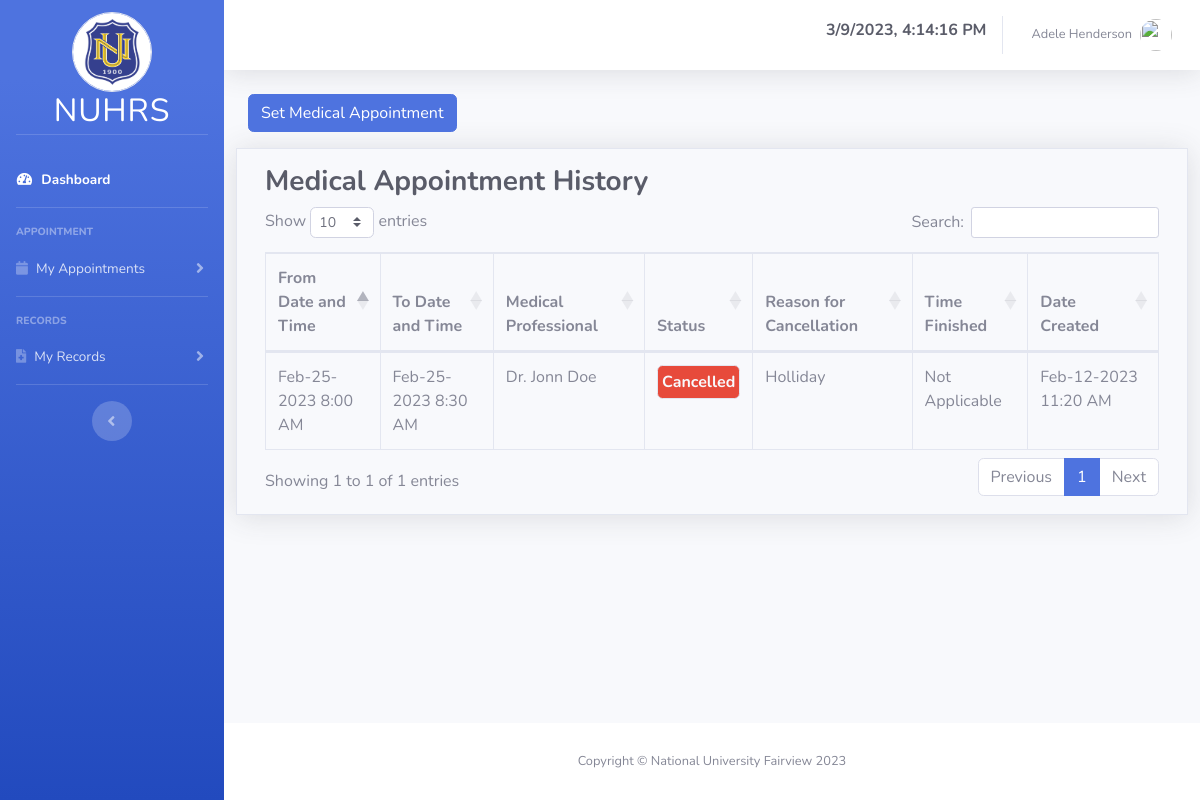
/student/medical-appointment.php (signed in), run on the app's committed database.
### tables this page shows
CREATE TABLE `users` (
  `id` int(11) NOT NULL,
  `user_type_id` int(11) NOT NULL,
  `firstName` varchar(25) NOT NULL,
  `middleName` varchar(25) DEFAULT NULL,
  `lastName` varchar(25) NOT NULL,
  `password` varchar(255) NOT NULL,
  `email_address` varchar(45) NOT NULL,
  `profile_img` varchar(255) DEFAULT NULL
);

CREATE TABLE `appointment` (
  `id` int(11) NOT NULL,
  `from_date` date NOT NULL,
  `from_time` time NOT NULL,
  `to_date` date NOT NULL,
  `to_time` time NOT NULL,
  `medprofID` int(11) NOT NULL COMMENT 'FK for med prof',
  `student_id` int(11) NOT NULL,
  `datecreated` datetime NOT NULL,
  `timefinished` datetime DEFAULT NULL,
  `status` varchar(45) NOT NULL COMMENT 'finished, pending, rescheduled, cancelled',
  `reason_for_cancellation` varchar(255) DEFAULT NULL,
  `createdby` varchar(45) NOT NULL,
  `mhrIDnum` int(11) DEFAULT NULL COMMENT 'FK for medical health record',
  `dhrIDnum` int(11) DEFAULT NULL COMMENT 'FK for dental health record',
  `appointment_type` varchar(25) NOT NULL
);

### student/medical-appointment.php (the view, shortened to what this page needs)
<?php
include_once("layouts/header-sidebar.php") ?>
<div class="container-fluid">
    <div class="row">
        <div class="col">
            <button class="btn btn-primary" data-toggle="modal" data-target="#setMedicalAppointmentModal">Set Medical Appointment</button>
        </div>
    </div>
    <div class="row border border-rounded p-3 mt-3 shadow">
        <div class="col">
        <h3 class="font-weight-bold text-dark">Medical Appointment History</h3>
            <table id="medical_appointment_history" class="table table-bordered" style="width: 100%;">
                <thead>
                    <tr>
                        <th>From Date and Time</th>
                        <th>To Date and Time</th>
                        <th>Medical Professional</th>
                        <th>Status</th>
                        <th>Reason for Cancellation</th>
                        <th>Time Finished</th>
                        <th>Date Created</th>
                    </tr>
                </thead>
                <tbody>
                    <?php
                    $selectAllAppointment = mysqli_query($conn,"SELECT *, appointment.status AS appointment_status  FROM appointment INNER JOIN medicalprofessional ON appointment.medprofID = medicalprofessional.id INNER JOIN users ON medicalprofessional.userID = users.id WHERE appointment.student_id='$active_student_id' AND appointment_type='Medical'");
                    while($row = $selectAllAppointment->fetch_assoc()):
                    ?>
                    <tr>
                        <td><?php echo date("M-d-Y",strtotime($row['from_date']))." ".date("g:i A",strtotime($row['from_time'])) ?></td>
                        <td><?php echo date("M-d-Y",strtotime($row['to_date']))." ".date("g:i A",strtotime($row['to_time'])) ?></td>
                        <td><?php echo "Dr. ".$row['firstName']." ".$row['lastName'] ?></td>
                        <td>
                        <?php
                            switch($row['appointment_status']){
                                case "Cancelled" : echo "<p class='text-light border bg-danger rounded text-center  font-weight-bold p-1'>Cancelled</p>";break;
                            }
                        ?>
                         </td>
                        <td><?php echo ($row['appointment_status'] == "Cancelled") ? $row['reason_for_cancellation'] : 'Not Applicable'; ?></td>
                        <td><?php echo (empty($row['timefinished'])) ? 'Not Applicable' : $row['timefinished']; ?></td>
                        <td><?php echo date("M-d-Y g:i A",strtotime($row['datecreated'])) ?></td>
                    </tr>
                    <?php endwhile; ?>
                </tbody>
            </table>
        </div>
    </div>
</div>
<?php include_once("layouts/footer.php") ?>

### student/layouts/header-sidebar.php (shortened to what this page needs)
<?php
$db = new DatabaseConnection();
$conn = $db->conn;
$active_id = $_SESSION['active_user_id'];
$geActiveInfo = mysqli_query($conn, "SELECT *, users.id AS user_id FROM users INNER JOIN students ON users.id = students.userID WHERE users.id='$active_id'");
while ($row = $geActiveInfo->fetch_assoc()) {
    $active_id = $row['user_id'];
    $active_firstname = $row['firstName'];
    $active_lastname = $row['lastName'];
    $active_avatar = $row['profile_img'];
}
$get_active_student_id = mysqli_query($conn, "SELECT id FROM students WHERE userID='$active_id'");
$get_active_student_id = $get_active_student_id->fetch_assoc();
$active_student_id = $get_active_student_id['id'];
?>
<!DOCTYPE html>
<html lang="en">
<head>
    <link href="../vendor/fontawesome-free/css/all.min.css" rel="stylesheet" type="text/css">
    <link href="../css/sb-admin-2.min.css" rel="stylesheet">
    <link rel="stylesheet" href="https://cdn.datatables.net/1.13.1/css/dataTables.bootstrap4.min.css">
<link rel="stylesheet" href="https://cdnjs.cloudflare.com/ajax/libs/bootstrap-datepicker/1.9.0/css/bootstrap-datepicker3.min.css">
</head>
<body id="page-top">
    <div id="wrapper">
        <ul class="navbar-nav bg-gradient-primary sidebar sidebar-dark accordion" id="accordionSidebar">
            <a class="sidebar-brand d-flex align-items-center justify-content-center mt-3" href="dashboard.php">
                <div class="sidebar-brand-icon d-flex flex-column mt-5 align-items-center">
                    <img src="../images/nulogo.png" alt="LOGO" height="80" width="80" class="border rounded-circle">
                    <div class="sidebar-brand-text mx-3 h2">NUHRS</div>
                </div>
            </a>
            <hr class="sidebar-divider mt-5">
            <li class="nav-item active">
                <a class="nav-link" href="dashboard.php">
                    <i class="fas fa-fw fa-tachometer-alt"></i>
                    <span>Dashboard</span></a>
            </li>
            <hr class="sidebar-divider">
            <div class="sidebar-heading">
                APPOINTMENT
            </div>
            <li class="nav-item">
                <a class="nav-link collapsed" href="#" data-toggle="collapse" data-target="#collapseTwo" aria-expanded="true" aria-controls="collapseTwo">
                    <i class="fas fa-calendar"></i>
                    <span>My Appointments</span>
                </a>
            </li>
            <hr class="sidebar-divider">
            <div class="sidebar-heading">
                RECORDS
            </div>
            <li class="nav-item">
                <a class="nav-link collapsed" href="#" data-toggle="collapse" data-target="#collapseUtilities" aria-expanded="true" aria-controls="collapseUtilities">
                    <i class="fas fa-file-medical"></i>
                    <span>My Records</span>
                </a>
            </li>
            <hr class="sidebar-divider">
            <div class="text-center d-none d-md-inline">
                <button class="rounded-circle border-0" id="sidebarToggle"></button>
            </div>
        </ul>
        <div id="content-wrapper" class="d-flex flex-column">
            <div id="content">
                <nav class="navbar navbar-expand navbar-light bg-white topbar mb-4 static-top shadow">
                    <ul class="navbar-nav ml-auto">
                        <div class="d-flex align-items-center justify-content-center">
                        <h6 id="clock" class="text-center d-flex align-items-center justify-content-center text-dark font-weight-bold"></h6>
                        </div>
                        <li class="nav-item dropdown no-arrow">
                            <a class="nav-link dropdown-toggle" href="#" id="userDropdown" role="button" data-toggle="dropdown" aria-haspopup="true" aria-expanded="false">
                                <span class="mr-2 d-none d-lg-inline text-gray-600 small"><?php echo $active_firstname . " " . $active_lastname ?></span>
                                <?php
                                if (empty($active_avatar)) {?>
                                    <img class="img-profile rounded-circle" src="http://ssl.gstatic.com/accounts/ui/avatar_2x.png">
                                <?php } else {?>
                                    <img class="img-profile rounded-circle" src="../Controller/user_avatars/<?php echo $active_avatar ?>">
                                <?php } ?>
                            </a>
                        </li>
                    </ul>
                </nav>

### data on the page
users: firstName "Adele", lastName "Henderson"
appointment: from_date "Feb-25-2023", from_time "8:00 AM", to_date "Feb-25-2023", to_time "8:30 AM", users.firstName "Jonn", users.lastName "Doe", status "Cancelled", reason_for_cancellation "Holliday", shows "Not Applicable", datecreated "Feb-12-2023 11:20 AM"
